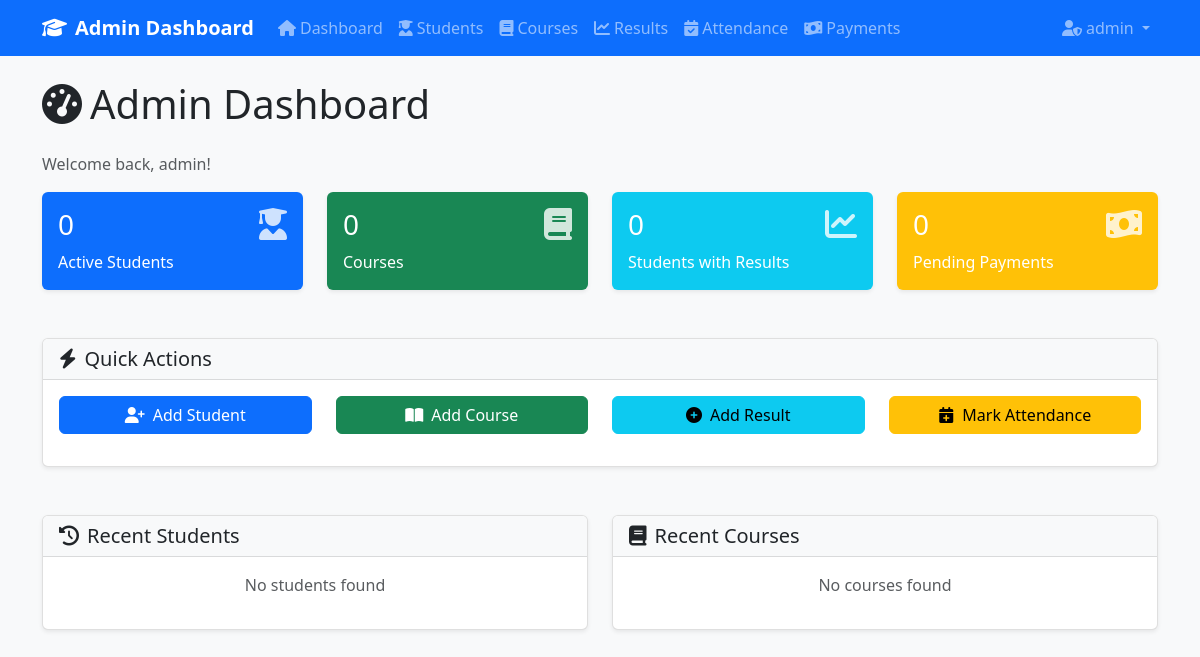
Page /admin/dashboard.php (signed in) on the earlier database version.
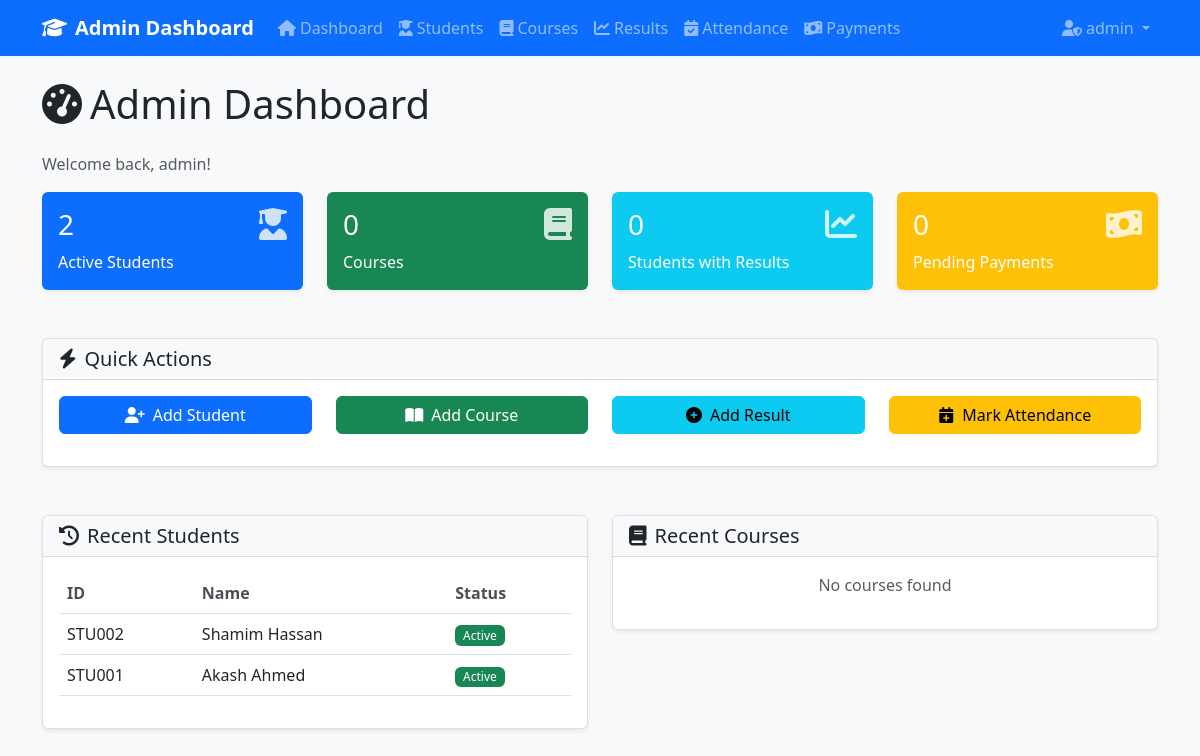
Same page on the later database version.
### tables this page shows
CREATE TABLE `students` (
  `id` int(11) NOT NULL,
  `student_id` varchar(20) NOT NULL,
  `first_name` varchar(50) NOT NULL,
  `last_name` varchar(50) NOT NULL,
  `email` varchar(100) NOT NULL,
  `phone` varchar(20) DEFAULT NULL,
  `address` text DEFAULT NULL,
  `date_of_birth` date DEFAULT NULL,
  `status` enum('active','inactive') NOT NULL DEFAULT 'active',
  `created_at` timestamp NOT NULL DEFAULT current_timestamp(),
  `updated_at` timestamp NOT NULL DEFAULT current_timestamp() ON UPDATE current_timestamp(),
  `parent_id` int(11) DEFAULT NULL,
  `advisor_id` int(11) DEFAULT NULL
);

### admin/dashboard.php (the view, shortened to what the changed rows need)
<?php
require_once '../includes/header.php';
$student_count = $conn->query("SELECT COUNT(*) as count FROM students WHERE status = 'active'")->fetch_assoc()['count'];
?>
<div class="row">
    <div class="col-12">
        <h1 class="mb-4">
            <i class="fas fa-tachometer-alt me-2"></i>Admin Dashboard
        </h1>
    </div>
</div>
<div class="row mb-4">
    <div class="col-md-3">
        <div class="card bg-primary text-white">
            <div class="card-body">
                <div class="d-flex justify-content-between">
                    <div>
                        <h3><?php echo $student_count; ?></h3>
                        <p class="mb-0">Active Students</p>
                    </div>
                </div>
            </div>
        </div>
    </div>
</div>
<div class="row">
    <div class="col-md-6">
        <div class="card">
            <div class="card-body">
                <?php
                $recent_students = $conn->query("SELECT * FROM students ORDER BY created_at DESC LIMIT 5");
                if ($recent_students->num_rows > 0):
                ?>
                <div class="table-responsive">
                    <table class="table table-hover">
                        <thead>
                            <tr>
                                <th>ID</th>
                                <th>Name</th>
                                <th>Status</th>
                            </tr>
                        </thead>
                        <tbody>
                            <?php while($student = $recent_students->fetch_assoc()): ?>
                            <tr>
                                <td><?php echo htmlspecialchars($student['student_id']); ?></td>
                                <td><?php echo htmlspecialchars($student['first_name'] . ' ' . $student['last_name']); ?></td>
                                <td>
                                    <span class="badge bg-<?php echo $student['status'] == 'active' ? 'success' : 'secondary'; ?>">
                                        <?php echo ucfirst($student['status']); ?>
                                    </span>
                                </td>
                            </tr>
                            <?php endwhile; ?>
                        </tbody>
                    </table>
                </div>
                <?php else: ?>
                <p class="text-muted text-center">No students found</p>
                <?php endif; ?>
            </div>
        </div>
    </div>
</div>
<?php require_once '../includes/footer.php'; ?>

Differences in the rows shown:
added students: student "STU002", first_name+last_name "Shamim Hassan", status "Active"
added students: student "STU001", first_name+last_name "Akash Ahmed", status "Active"
Other differences:
$student_count: "0" → "2"
text no longer shown: "No students found"
text now shown: "ID Name Status"
